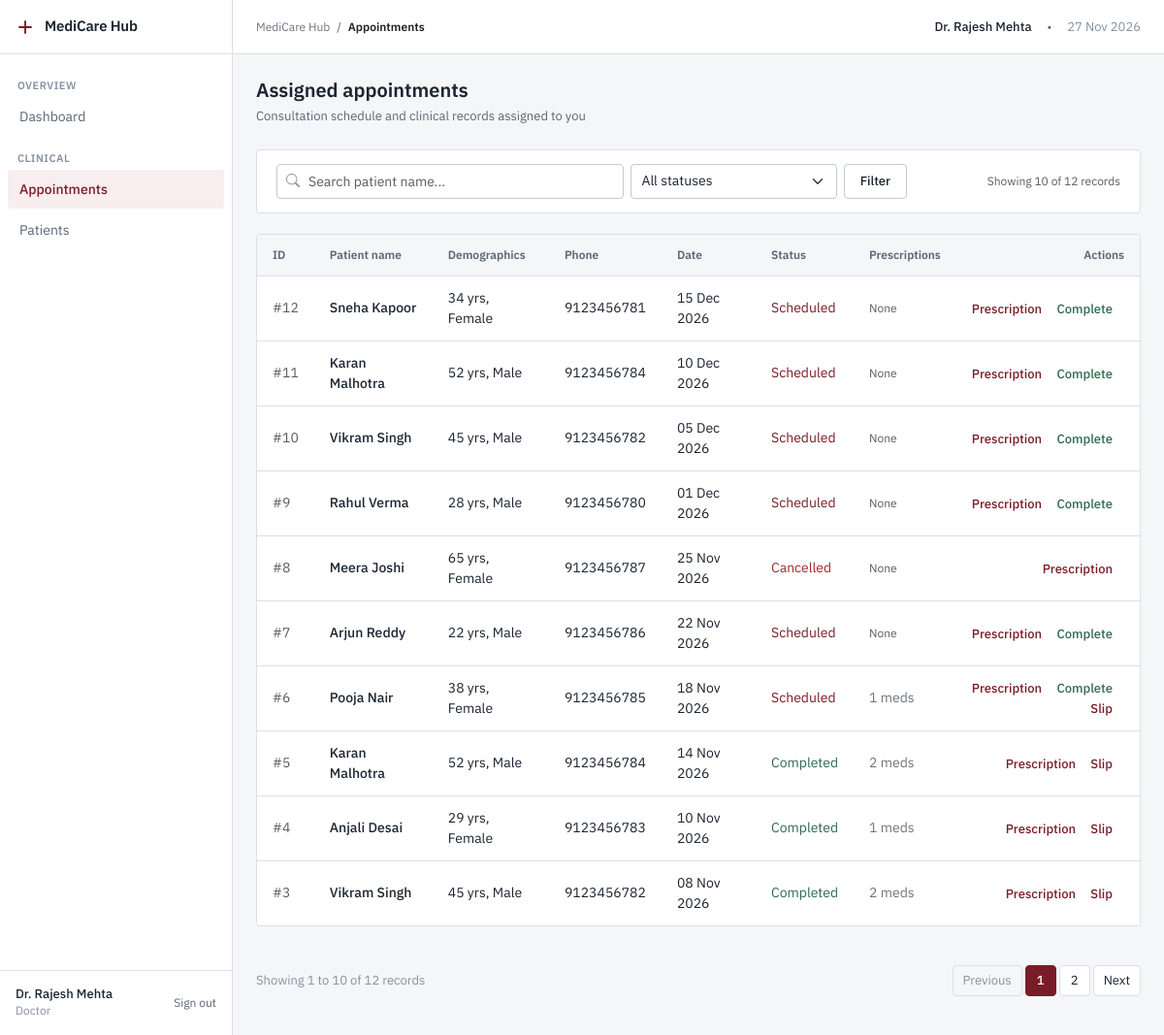
/doctor.php?view=appointments (signed in), run on the app's committed database.
### tables this page shows
CREATE TABLE Appointment (
    appointment_id INT AUTO_INCREMENT PRIMARY KEY,
    patient_id INT NOT NULL,
    doctor_id INT NOT NULL,
    appointment_date DATE NOT NULL,
    status ENUM('Scheduled','Completed','Cancelled') DEFAULT 'Scheduled',
    FOREIGN KEY (patient_id) REFERENCES Patient(patient_id) ON DELETE CASCADE,
    FOREIGN KEY (doctor_id) REFERENCES Doctor(doctor_id) ON DELETE CASCADE
);

CREATE TABLE Patient (
    patient_id INT AUTO_INCREMENT PRIMARY KEY,
    name VARCHAR(100) NOT NULL,
    age INT NOT NULL,
    gender ENUM('Male','Female','Other') NOT NULL,
    phone VARCHAR(20) NOT NULL
);

### doctor.php (the view, shortened to what this page needs)
<?php
require_once __DIR__ . '/config/db.php';
require_once __DIR__ . '/includes/functions.php';
$view = $_GET['view'] ?? 'dashboard';
switch ($view) {
    case 'appointments':
$doctorId = (int)($_SESSION['doctor_id'] ?? 0);
$search = trim($_GET['search'] ?? '');
$statusFilter = trim($_GET['status'] ?? '');
$whereConditions = ['a.doctor_id = ?'];
$params = [$doctorId];
$whereClause = ' WHERE ' . implode(' AND ', $whereConditions);
$countSql = "SELECT COUNT(*) FROM Appointment a JOIN Patient p ON a.patient_id = p.patient_id $whereClause";
$pagination = paginate($pdo, $countSql, $params, 10);
$sql = "SELECT a.*, p.name AS patient_name, p.age, p.gender, p.phone,
        (SELECT COUNT(*) FROM Prescription pr WHERE pr.appointment_id = a.appointment_id) AS prescription_count
        FROM Appointment a
        JOIN Patient p ON a.patient_id = p.patient_id
        $whereClause
        ORDER BY a.appointment_date DESC, a.appointment_id DESC
        LIMIT " . $pagination['offset'] . ", 10";
$stmt = $pdo->prepare($sql);
$stmt->execute($params);
$appointments = $stmt->fetchAll();
        break;
}
require_once __DIR__ . '/includes/header.php';
?>
<?php if ($view === 'dashboard'): ?>
<div class="row g-4 mb-4">
    <div class="col-sm-6 col-xl-3">
        <div class="stat-card">
            <div class="stat-label">Today's consultations</div>
            <div class="stat-value"><?php echo $todayCount; ?></div>
            <div class="stat-caption"><?php echo date('d M Y'); ?></div>
        </div>
    </div>
    <div class="col-sm-6 col-xl-3">
        <div class="stat-card">
            <div class="stat-label">Upcoming bookings</div>
            <div class="stat-value"><?php echo $upcomingCount; ?></div>
            <div class="stat-caption">Future scheduled visits</div>
        </div>
    </div>
    <div class="col-sm-6 col-xl-3">
        <div class="stat-card">
            <div class="stat-label">Assigned patients</div>
            <div class="stat-value"><?php echo $uniquePatientsCount; ?></div>
            <div class="stat-caption">Total unique records</div>
        </div>
    </div>
    <div class="col-sm-6 col-xl-3">
        <div class="stat-card">
            <div class="stat-label">Completed consultations</div>
            <div class="stat-value"><?php echo $completedCount; ?></div>
            <div class="stat-caption">Serviced patient visits</div>
        </div>
    </div>
</div>
<div class="card mb-4">
    <div class="card-header">
        <div>Today's consultation queue</div>
        <span class="text-secondary small">Today (<?php echo count($todayAppointments); ?>)</span>
    </div>
    <div class="table-responsive">
        <table class="table">
            <thead>
                <tr>
                    <th>ID</th>
                    <th>Patient name</th>
                    <th>Demographics</th>
                    <th>Phone</th>
                    <th>Status</th>
                    <th class="text-end">Actions</th>
                </tr>
            </thead>
            <tbody>
                <?php if (empty($todayAppointments)): ?>
                    <tr>
                        <td colspan="6" class="empty-state">No consultations scheduled for today.</td>
                    </tr>
                <?php else: ?>
                    <?php foreach ($todayAppointments as $a): ?>
                        <tr>
                            <td class="text-muted">#<?php echo e((string)$a['appointment_id']); ?></td>
                            <td class="fw-medium"><?php echo e($a['patient_name']); ?></td>
                            <td><?php echo e((string)$a['age']); ?> yrs, <?php echo e($a['gender']); ?></td>
                            <td><?php echo e($a['phone']); ?></td>
                            <td>
                                <span class="<?php echo getStatusBadgeClass($a['status']); ?>">
                                    <?php echo e($a['status']); ?>
                                </span>
                            </td>
                            <td class="text-end">
                                <a href="/medicarehub/doctor.php?view=prescription_form&appointment_id=<?php echo $a['appointment_id']; ?>" class="table-action-link">Prescription</a>
                                <?php if ($a['status'] === 'Scheduled'): ?>
                                    <form method="POST" action="/medicarehub/doctor.php?view=dashboard" class="d-inline m-0">
                                        <input type="hidden" name="csrf_token" value="<?php echo generateCSRFToken(); ?>">
                                        <input type="hidden" name="action" value="complete">
                                        <input type="hidden" name="appointment_id" value="<?php echo $a['appointment_id']; ?>">
                                        <button type="submit" class="table-action-link text-success border-0 bg-transparent p-0" onclick="return confirm('Mark this appointment as Completed?');">Complete</button>
                                    </form>
                                <?php endif; ?>
                            </td>
                        </tr>
                    <?php endforeach; ?>
                <?php endif; ?>
            </tbody>
        </table>
    </div>
</div>
<div class="card">
    <div class="card-header">
        <div>Upcoming consultations (next 7 days)</div>
        <a href="/medicarehub/doctor.php?view=appointments" class="small">View all</a>
    </div>
    <div class="table-responsive">
        <table class="table">
            <thead>
                <tr>
                    <th>ID</th>
                    <th>Patient name</th>
                    <th>Date</th>
                    <th>Demographics</th>
                    <th>Phone</th>
                    <th>Status</th>
                    <th class="text-end">Actions</th>
                </tr>
            </thead>
            <tbody>
                <?php if (empty($upcomingAppointments)): ?>
                    <tr>
                        <td colspan="7" class="empty-state">No upcoming consultations in the next 7 days.</td>
                    </tr>
                <?php else: ?>
                    <?php foreach ($upcomingAppointments as $a): ?>
                        <tr>
                            <td class="text-muted">#<?php echo e((string)$a['appointment_id']); ?></td>
                            <td class="fw-medium"><?php echo e($a['patient_name']); ?></td>
                            <td><?php echo e(formatDate($a['appointment_date'])); ?></td>
                            <td><?php echo e((string)$a['age']); ?> yrs, <?php echo e($a['gender']); ?></td>
                            <td><?php echo e($a['phone']); ?></td>
                            <td>
                                <span class="<?php echo getStatusBadgeClass($a['status']); ?>">
                                    <?php echo e($a['status']); ?>
                                </span>
                            </td>
                            <td class="text-end">
                                <a href="/medicarehub/doctor.php?view=prescription_form&appointment_id=<?php echo $a['appointment_id']; ?>" class="table-action-link">Prescription</a>
                            </td>
                        </tr>
                    <?php endforeach; ?>
                <?php endif; ?>
            </tbody>
        </table>
    </div>
</div>
<?php elseif ($view === 'appointments'): ?>
<div class="page-header">
    <div>
        <h2 class="page-title">Assigned appointments</h2>
        <p class="page-description">Consultation schedule and clinical records assigned to you</p>
    </div>
</div>
<div class="card mb-4">
    <div class="card-body py-3">
        <form method="GET" action="/medicarehub/doctor.php?view=appointments" class="row g-2 align-items-center">
            <div class="col-md-5">
                <div class="search-input-group">
                    <input type="text" name="search" class="form-control" placeholder="Search patient name..." value="<?php echo e($search); ?>">
                </div>
            </div>
            <div class="col-md-3">
                <select name="status" class="form-select" onchange="this.form.submit()">
                    <option value="">All statuses</option>
                </select>
            </div>
            <div class="col-auto">
                <button type="submit" class="btn btn-secondary">Filter</button>
            </div>
            <div class="col-auto ms-auto text-muted small">
                Showing <?php echo count($appointments); ?> of <?php echo $pagination['total_records']; ?> records
            </div>
        </form>
    </div>
</div>
<div class="table-container">
    <table class="table">
        <thead>
            <tr>
                <th>ID</th>
                <th>Patient name</th>
                <th>Demographics</th>
                <th>Phone</th>
                <th>Date</th>
                <th>Status</th>
                <th>Prescriptions</th>
                <th class="text-end">Actions</th>
            </tr>
        </thead>
        <tbody>
            <?php if (empty($appointments)): ?>
                <tr>
                    <td colspan="8" class="empty-state">No appointments found matching your criteria.</td>
                </tr>
            <?php else: ?>
                <?php foreach ($appointments as $a): ?>
                    <tr>
                        <td class="text-muted">#<?php echo e((string)$a['appointment_id']); ?></td>
                        <td class="fw-medium"><?php echo e($a['patient_name']); ?></td>
                        <td><?php echo e((string)$a['age']); ?> yrs, <?php echo e($a['gender']); ?></td>
                        <td class="tabular-nums"><?php echo e($a['phone']); ?></td>
                        <td><?php echo formatDate($a['appointment_date']); ?></td>
                        <td>
                            <span class="<?php echo getStatusBadgeClass($a['status']); ?>">
                                <?php echo e($a['status']); ?>
                            </span>
                        </td>
                        <td>
                            <?php if ($a['prescription_count'] > 0): ?>
                                <span class="text-secondary"><?php echo $a['prescription_count']; ?> meds</span>
                            <?php else: ?>
                                <span class="text-muted small">None</span>
                            <?php endif; ?>
                        </td>
                        <td class="text-end">
                            <a href="/medicarehub/doctor.php?view=prescription_form&appointment_id=<?php echo $a['appointment_id']; ?>" class="table-action-link">Prescription</a>
                            <?php if ($a['status'] === 'Scheduled'): ?>
                                <form method="POST" action="/medicarehub/doctor.php?view=appointments" class="d-inline m-0">
                                    <button type="submit" class="table-action-link text-success border-0 bg-transparent p-0" onclick="return confirm('Mark this appointment as Completed?');">Complete</button>
                                </form>
                            <?php endif; ?>
                            <?php if ($a['prescription_count'] > 0): ?>
                                <a href="/medicarehub/doctor.php?view=prescription_print&appointment_id=<?php echo $a['appointment_id']; ?>" target="_blank" class="table-action-link">Slip</a>
                            <?php endif; ?>
                        </td>
                    </tr>
                <?php endforeach; ?>
            <?php endif; ?>
        </tbody>
    </table>
</div>
<?php if ($pagination['total_pages'] > 1): ?>
    <div class="pagination-container">
        <span>Showing <?php echo $pagination['offset'] + 1; ?> to <?php echo min($pagination['offset'] + 10, $pagination['total_records']); ?> of <?php echo $pagination['total_records']; ?> records</span>
        <?php
        $queryString = http_build_query(array_filter(['search' => $search, 'status' => $statusFilter]));
        echo renderPagination($pagination['total_pages'], $pagination['current_page'], '/medicarehub/doctor.php?view=appointments' . (!empty($queryString) ? '?' . $queryString : ''));
        ?>
    </div>
<?php endif; ?>
<?php endif; ?>
<?php require_once __DIR__ . '/includes/footer.php'; ?>

### data on the page
appointment: appointment_id "12", patient.name "Sneha Kapoor", patient.age "34", patient.gender "Female", patient.phone "9123456781", appointment_date "15 Dec 2026", status "Scheduled", shows "None"
appointment: appointment_id "11", patient.name "Karan Malhotra", patient.age "52", patient.gender "Male", patient.phone "9123456784", appointment_date "10 Dec 2026", status "Scheduled", shows "None"
appointment: appointment_id "10", patient.name "Vikram Singh", patient.age "45", patient.gender "Male", patient.phone "9123456782", appointment_date "05 Dec 2026", status "Scheduled", shows "None"
appointment: appointment_id "9", patient.name "Rahul Verma", patient.age "28", patient.gender "Male", patient.phone "9123456780", appointment_date "01 Dec 2026", status "Scheduled", shows "None"
appointment: appointment_id "8", patient.name "Meera Joshi", patient.age "65", patient.gender "Female", patient.phone "9123456787", appointment_date "25 Nov 2026", status "Cancelled", shows "None"
appointment: appointment_id "7", patient.name "Arjun Reddy", patient.age "22", patient.gender "Male", patient.phone "9123456786", appointment_date "22 Nov 2026", status "Scheduled", shows "None"
appointment: appointment_id "6", patient.name "Pooja Nair", patient.age "38", patient.gender "Female", patient.phone "9123456785", appointment_date "18 Nov 2026", status "Scheduled", prescription_count "1"
appointment: appointment_id "5", patient.name "Karan Malhotra", patient.age "52", patient.gender "Male", patient.phone "9123456784", appointment_date "14 Nov 2026", status "Completed", prescription_count "2"
appointment: appointment_id "4", patient.name "Anjali Desai", patient.age "29", patient.gender "Female", patient.phone "9123456783", appointment_date "10 Nov 2026", status "Completed", prescription_count "1"
appointment: appointment_id "3", patient.name "Vikram Singh", patient.age "45", patient.gender "Male", patient.phone "9123456782", appointment_date "08 Nov 2026", status "Completed", prescription_count "2"

### other printed values
$sectionTitle "OVERVIEW"
$item['label'] "Dashboard"
$sectionTitle "CLINICAL"
$item['label'] "Appointments"
$item['label'] "Patients"
$userName "Dr. Rajesh Mehta"
$pageTitle "Appointments"
$_SESSION['user_name'] "Dr. Rajesh Mehta"
count($appointments) "10"
$pagination['total_records'] "12"
$pagination['offset'] + 1 "1"
min($pagination['offset'] + 10, $pagination['total_records']) "10"
